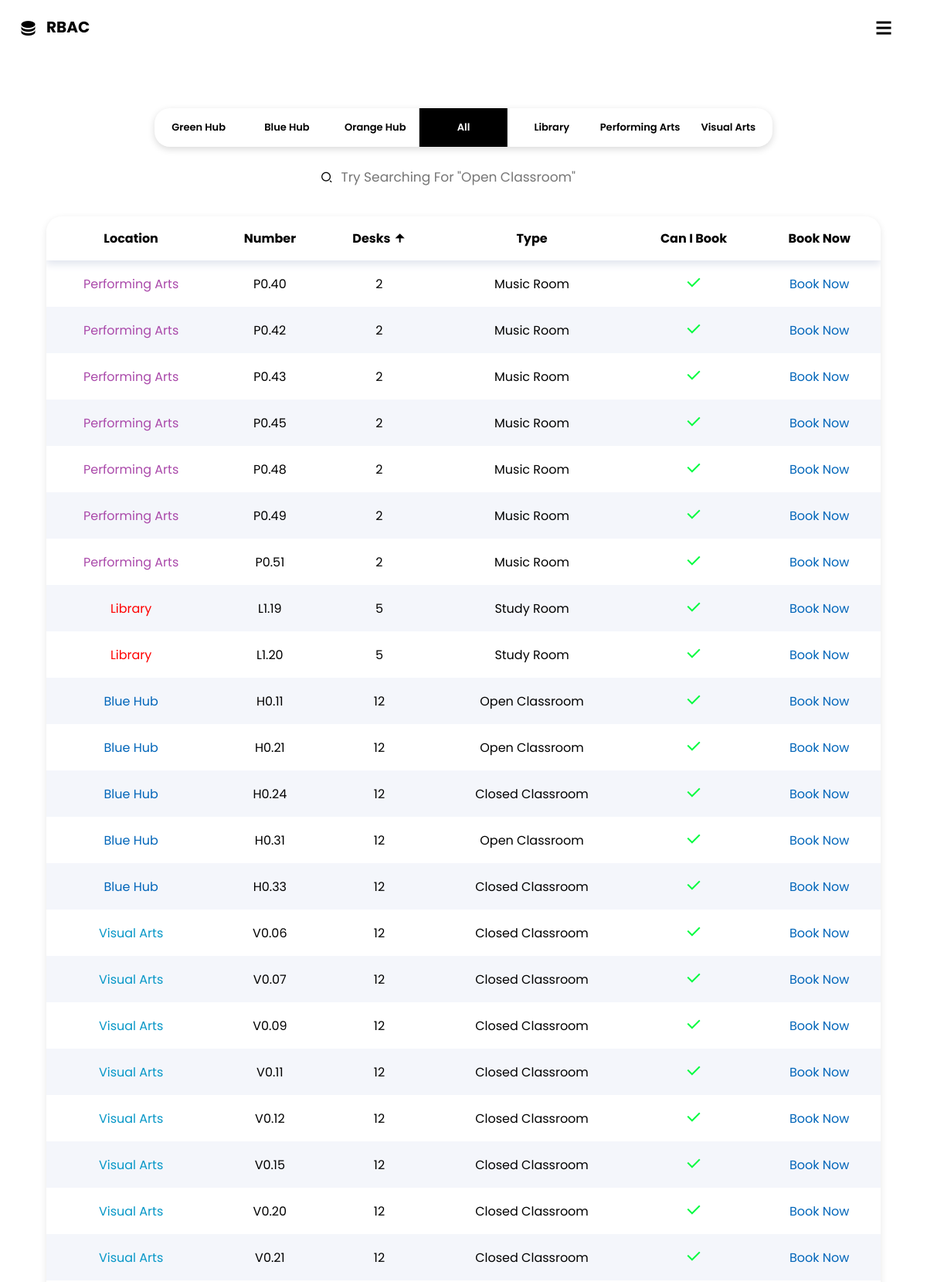
The app's page /booking (signed in, upper part) with its own data.
### app.py (models this page shows)
class rooms(db.Model):
    __tablename__ = 'rooms'
    __searchable__ = ['number','location','desks','type']
    number = db.Column(db.String, unique=True, primary_key=True)
    location = db.Column(db.String)
    desks = db.Column(db.Integer)
    type = db.Column(db.String)
    auth = db.Column(db.Integer)

### app.py (the view)
@app.route('/booking', methods=['GET','POST'])
@login_required
def booking():
    selectedloc = request.args.get('location')
    searchquery = request.args.get('query')
    desksort = request.args.get('desksort')
    if selectedloc is None:
        selectedloc = ''
    if selectedloc:
        room = rooms.query.filter_by(location=selectedloc)
    else:
        room = rooms.query
    if desksort == 'desc':
        room = room.order_by(rooms.desks.desc())
    else:
        room = room.order_by(rooms.desks)
    if searchquery:
        searchterms = searchquery.split()
        searchterms = [term for term in searchterms if term.lower() not in ['desk', 'desks']]
        searchquery = ' '.join(searchterms)
        room = rooms.query.msearch(searchquery, fields=['number','location','desks','type']).filter()
        flash(f'Search Query: {searchquery}' )
    room = room.all()
    return render_template('booking.html', room=room, selectedloc=selectedloc, desksort=desksort, searchquery=searchquery)

### app.py (called while the page is built)
@login_manager.user_loader
def load_user(user_id):
    return users.query.get(int(user_id))

### templates/booking.html (shortened to what this page needs)
<!DOCTYPE html>
<html>
<head>
    <link rel="stylesheet" type="text/css" href="{{ url_for('static', filename='style.css') }}">
    <link href="https://cdn.jsdelivr.net/npm/remixicon@4.1.0/fonts/remixicon.css" rel="stylesheet" />
    <link rel="stylesheet" href="https://cdn.jsdelivr.net/npm/swiper@11/swiper-bundle.min.css" />
</head>
<body>
    <div class="navcontainer">
        <nav>
            <div class="nav-logo" onclick="homeRedir()">
                <i class="ri-database-2-fill"></i>
                <h2 id="rbac">RBAC</h2>
            </div>
            <div class="nav-toggle" id="nav-toggle" onclick="showNav()">
                <i class="ri-menu-line"></i>
            </div>
        </nav>
    </div>
    <div class="home">
        <form class="locations" method="GET" action="/booking">
            <label for="green">
                Green Hub
            </label>
            <label for="blue">
                Blue Hub
            </label>
            <label for="orange">
                Orange Hub
            </label>
            <label for="all">
                All
            </label>
            <label for="library">
                Library
            </label>
            <label for="performing-arts">
                Performing Arts
            </label>
            <label for="visual-arts">
                Visual Arts
            </label>
        </form>
    </div>
    <div class="rooms">
        <section class="tablefilters">
            <div id="search-container">
                <form id="search-form" action="/booking" method="GET">
                    <i class="ri-search-2-line"></i>
                    <input id="searchbar" type="text" name="query" placeholder="Search..">
                </form>
            </div>
        </section>
        <div class="tablecontainter">
            <table>
                <thead>
                    <tr>
                        <th id="tableloc">Location</th>
                        <th>Number</th>
                        <th id="desksort">
                            <a
                                href="{{ url_for('booking', desksort='desc' if desksort != 'desc' else 'asc', location=selectedloc, query=searchquery) }}">
                                Desks
                                {% if desksort == 'desc' %}
                                <i class="ri-arrow-down-fill"></i>
                                {% else %}
                                <i class="ri-arrow-up-fill"></i>
                                {% endif %}
                            </a>
                        </th>
                        <th>Type</th>
                        <th>Can I Book</th>
                        <th id="tabletype">Book Now</th>
                    </tr>
                </thead>
                {% for rooms in room %}
                <tr>
                    <td>
                        {% if rooms.location == 'Blue Hub' %}
                        <p style="color: #0065b9;">Blue Hub</p>
                        {% elif rooms.location == 'Green Hub' %}
                        <p style="color: green;">Green Hub</p>
                        {% elif rooms.location == 'Orange Hub' %}
                        <p style="color: orange;">Orange Hub</p>
                        {% elif rooms.location == 'Library' %}
                        <p style="color: red;">Library</p>
                        {% elif rooms.location == 'Performing Arts' %}
                        <p style="color: rgb(170, 73, 170);">Performing Arts</p>
                        {% elif rooms.location == 'Visual Arts' %}
                        <p style="color: rgb(7, 151, 199);">Visual Arts</p>
                        {% endif %}
                    </td>
                    <td>{{ rooms.number }}</td>
                    <td>{{ rooms.desks }}</td>
                    <td>{{ rooms.type }}</td>
                    <td>
                        {% if current_user.role == 'Student' %}
                        {% if rooms.auth == 0 %}
                        <i class="ri-check-line"></i>
                        {% elif rooms.auth == 1 %}
                        <i class="ri-close-line"></i>
                        {% endif %}
                        {% else %}
                        <i class="ri-check-line"></i>
                        {% endif %}
                    </td>
                    <td id="bookbutton"><a href="{{ url_for('book_room', roomnum=rooms.number) }}">Book Now</a></td>
                </tr>
                {% endfor %}
            </table>
        </div>
    </div>
</body>
</html>

### static/style.css (style rules this page uses)
* { margin: 0; padding: 0; box-sizing: border-box; scroll-behavior: smooth; }
:root { --largest-font: 112px; --larger-font: 70px; --large-font: 34px; --text-large-font: 20px; --text-font: 16px; --text-color: #000; --hover-color: #fff; --dark-color: #000; --bg-color: #ffff; --nav-hover-color: #0065b9; --secondary-color: #0065b9; --search-bar-color: #ffff; }
body { font-family: Arial, sans-serif; background-color: var(--bg-color); }
.navcontainer { width: 100%; min-height: 10vh; display: flex; flex-direction: column; overflow: hidden; position: relative; }
.navcontainer nav { justify-content: center; padding-right: 0; position: fixed; z-index: 100; width: 100%; height: 80px; transition: all 0.5s; }
.nav-logo { position: absolute; left: 0px; top: 0; justify-content: center; align-items: center; text-align: center; display: flex; flex-direction: row; }
.nav-logo i { font-size: 1.5em; margin: 1em; color: var(--dark-color); }
.nav-logo h2 { font-family: "Poppins"; font-size: 20px; padding: 0px; margin: 20px; top: 0; cursor: pointer; left: 40px; color: var(--dark-color); position: absolute; }
.nav-toggle { display: inline-flex; visibility: visible; cursor: pointer; position: absolute; top: 0; right: 20px; margin: 1em; font-size: 1.5em; font-weight: 600; transition: all 0.5s; }
.home { width: 100%; display: flex; flex-direction: row; align-items: center; }
.rooms .dashbox, th, td { padding: 1rem; }
.locations { display: flex; max-width: 800px; width: 100%; position: relative; user-select: none; -webkit-tap-highlight-color: rgba(0, 0, 0, 0); position: relative; margin-top: 60px; margin-left: auto; margin-right: auto; font-size: 13px; font-weight: 600; font-family: "Poppins"; box-shadow: 0 3px 10px rgb(0 0 0 / 0.15); border-radius: 20px; }
.locations>input:checked+label { color: #fff; }
.locations>input:nth-of-type(4):checked~label:last-of-type:before { transform: translateX(calc(300% + 0px)); background-color: #000; }
.locations label { flex: 1; text-align: center; white-space: nowrap; overflow: hidden; text-overflow: ellipsis; cursor: pointer; }
.locations label:last-of-type:before { content: ""; display: block; max-width: calc(14.285714285% - 0px); margin: 0px; position: absolute; top: 0; right: 0; bottom: 0; left: 0; z-index: -1; transform: translateX(0); }
.locations label { padding: 15px 3px; transition: color 250ms cubic-bezier(0, 0.95, 0.38, 0.98); }
.locations label:before { background: var(--secondary-color); transition: all 250ms cubic-bezier(0, 0.95, 0.38, 0.98); }
.rooms { position: relative; padding-bottom: 50px; font-family: "Poppins"; }
.tablefilters { position: relative; }
.rooms table { text-align: center; margin-left: auto; margin-right: auto; width: 90%; margin-top: 70px; border-radius: 20px; border-collapse: collapse; overflow: hidden; box-shadow: 0 3px 10px rgb(0 0 0 / 0.1); transform: translateY(20px); }
.rooms table, th, td { padding: 1rem; }
.rooms table thead { box-shadow: 0 5px 10px #e1e5ee; }
.rooms table th { background-color: #fff; top: 0; left: 0; }
.rooms table tr:nth-child(even) { background-color: #f4f6fb; }
#tableloc { border-top-left-radius: 20px; }
#tabletype { border-top-right-radius: 20px; }
#desksort a { text-decoration: none; color: #000; }
#bookbutton a { text-decoration: none; color: var(--secondary-color); }
.rooms table thead i { color: var(--dark-color); cursor: pointer; }
.ri-check-line { color: rgb(0, 252, 63); font-size: 1.5em; }
#search-container { position: absolute; user-select: none; top: -50px; left: 53%; transform: translateX(-50%); }
#searchbar { font-family: "Poppins"; width: 350px; transition: visibility 0.5s, width 0.5s; background: var(--search-bar-color); padding: 6px; border: none; outline: none; border-radius: 3px; font-size: 17px; }
.ri-search-2-line { visibility: visible; font-size: 1em; cursor: pointer; transition: 0.5s; }
.userbookings table, th, td { padding: 1rem; }

### records on screen
rooms: location "Performing Arts", number "P0.40", desks "2", type "Music Room"
rooms: location "Performing Arts", number "P0.42", desks "2", type "Music Room"
rooms: location "Performing Arts", number "P0.43", desks "2", type "Music Room"
rooms: location "Performing Arts", number "P0.45", desks "2", type "Music Room"
rooms: location "Performing Arts", number "P0.48", desks "2", type "Music Room"
rooms: location "Performing Arts", number "P0.49", desks "2", type "Music Room"
rooms: location "Performing Arts", number "P0.51", desks "2", type "Music Room"
rooms: location "Library", number "L1.19", desks "5", type "Study Room"
rooms: location "Library", number "L1.20", desks "5", type "Study Room"
rooms: location "Blue Hub", number "H0.11", desks "12", type "Open Classroom"
rooms: location "Blue Hub", number "H0.21", desks "12", type "Open Classroom"
rooms: location "Blue Hub", number "H0.24", desks "12", type "Closed Classroom"
rooms: location "Blue Hub", number "H0.31", desks "12", type "Open Classroom"
rooms: location "Blue Hub", number "H0.33", desks "12", type "Closed Classroom"
rooms: location "Visual Arts", number "V0.06", desks "12", type "Closed Classroom"
rooms: location "Visual Arts", number "V0.07", desks "12", type "Closed Classroom"
rooms: location "Visual Arts", number "V0.09", desks "12", type "Closed Classroom"
rooms: location "Visual Arts", number "V0.11", desks "12", type "Closed Classroom"
rooms: location "Visual Arts", number "V0.12", desks "12", type "Closed Classroom"
rooms: location "Visual Arts", number "V0.15", desks "12", type "Closed Classroom"
rooms: location "Visual Arts", number "V0.20", desks "12", type "Closed Classroom"
rooms: location "Visual Arts", number "V0.21", desks "12", type "Closed Classroom"
